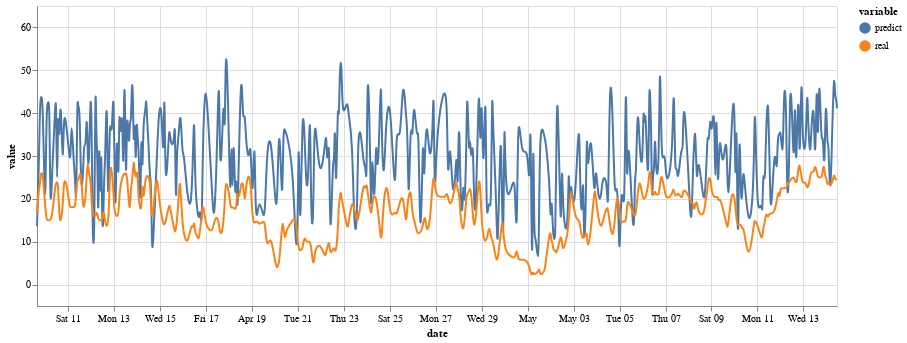

The cell this chart's notebook holds for it:
### Code cell
nearest = alt.selection(type='single', nearest=True, on='mouseover',
                        fields=['date'], empty='none')

line=alt.Chart(df).mark_line(interpolate='basis').encode(x='date:T',y='value',color='variable')

selectors = alt.Chart(df).mark_point().encode(
    x='date:T',
    opacity=alt.value(0),
).add_selection(
    nearest
)

# Draw points on the line, and highlight based on selection
points = line.mark_point().encode(
    opacity=alt.condition(nearest, alt.value(1), alt.value(0))
)

# Draw text labels near the points, and highlight based on selection
text = line.mark_text(align='left', dx=5, dy=-5).encode(
    text=alt.condition(nearest, 'value', alt.value(' '))
)

# Draw a rule at the location of the selection
rules = alt.Chart(df).mark_rule(color='gray').encode(
    x='date:T',
).transform_filter(
    nearest
)

# Put the five layers into a chart and bind the data
alt.layer(
    line, selectors, points, rules, text
).properties(
    width=800, height=300
)

### Figure 1 — Vega-Lite specification as saved in the notebook (floating-point values rounded to 4 significant figures; data arrays with more than 128 entries replaced by an {"elided": "..."} marker saying what was removed)
{"config": {"view": {"continuousWidth": 400, "continuousHeight": 300}}, "layer": [{"mark": {"type": "line", "interpolate": "basis"}, "encoding": {"color": {"type": "nominal", "field": "variable"}, "x": {"type": "temporal", "field": "date"}, "y": {"type": "quantitative", "field": "value"}}}, {"mark": "point", "encoding": {"opacity": {"value": 0}, "x": {"type": "temporal", "field": "date"}}, "selection": {"selector001": {"type": "single", "nearest": true, "on": "mouseover", "fields": ["date"], "empty": "none"}}}, {"mark": "point", "encoding": {"color": {"type": "nominal", "field": "variable"}, "opacity": {"condition": {"value": 1, "selection": "selector001"}, "value": 0}, "x": {"type": "temporal", "field": "date"}, "y": {"type": "quantitative", "field": "value"}}}, {"mark": {"type": "rule", "color": "gray"}, "encoding": {"x": {"type": "temporal", "field": "date"}}, "transform": [{"filter": {"selection": "selector001"}}]}, {"mark": {"type": "text", "align": "left", "dx": 5, "dy": -5}, "encoding": {"color": {"type": "nominal", "field": "variable"}, "text": {"condition": {"type": "quantitative", "field": "value", "selection": "selector001"}, "value": " "}, "x": {"type": "temporal", "field": "date"}, "y": {"type": "quantitative", "field": "value"}}}], "data": {"name": "data-f020af03584cce9429bd88717144a7e0"}, "height": 300, "width": 800, "$schema": "https://vega.github.io/schema/vega-lite/v4.0.2.json", "datasets": {"data-f020af03584cce9429bd88717144a7e0": {"elided": "1000 records"}}}
